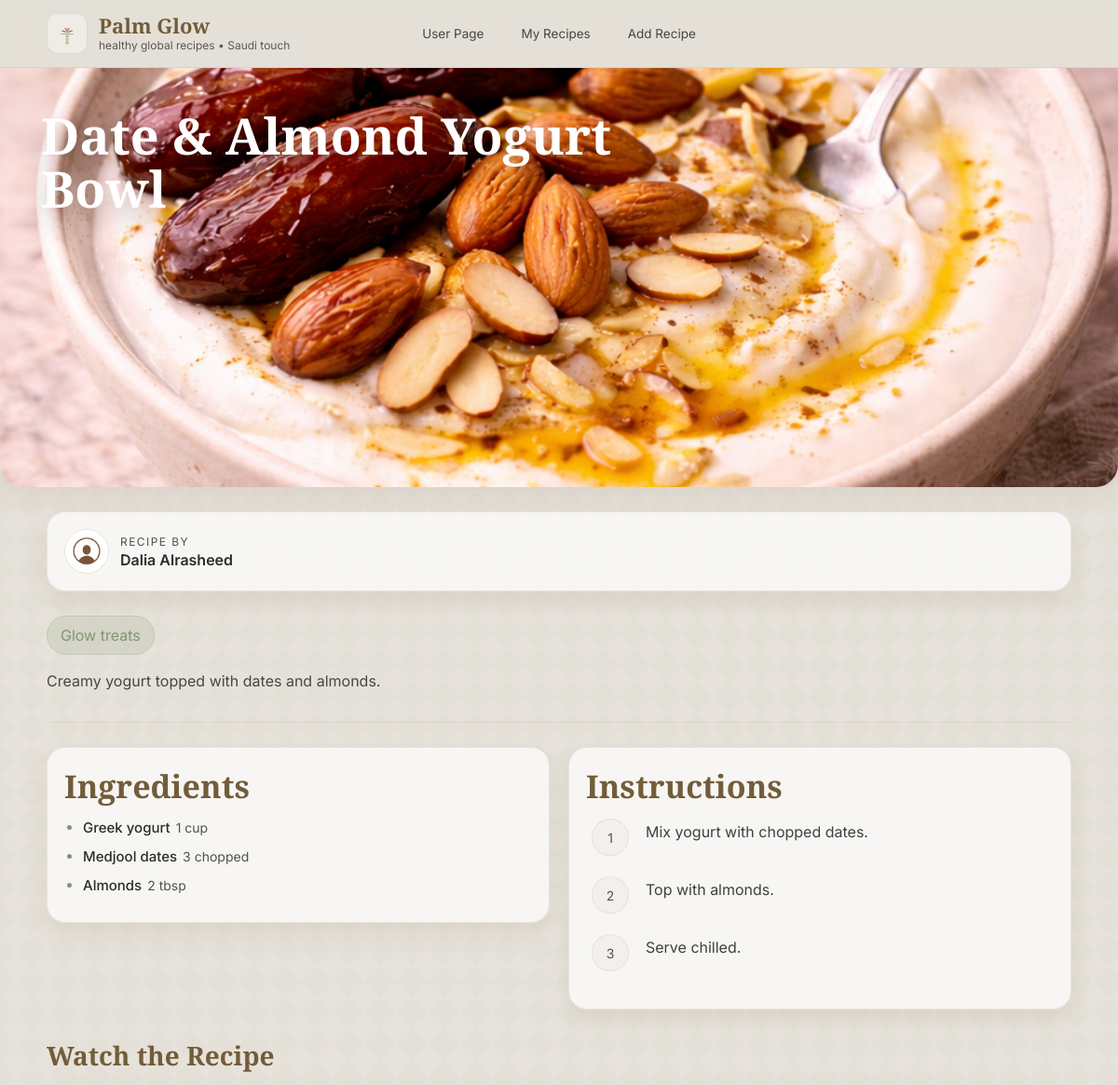
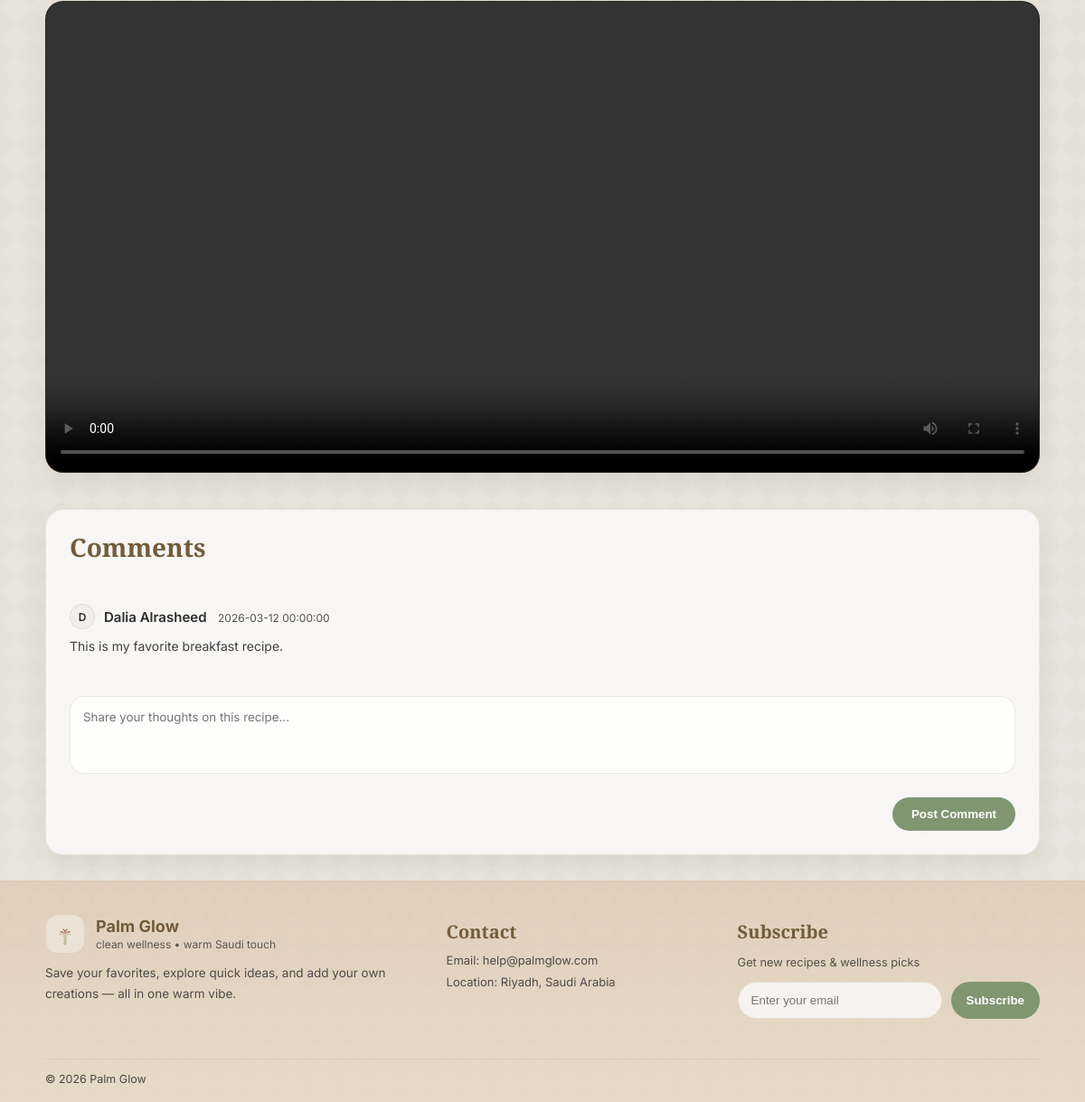
The page /view_recipe.php?id=2 (signed in) on the database its author committed (2 pictures, top to bottom).
### tables this page shows
CREATE TABLE `recipe` (
  `id` int(11) NOT NULL,
  `userID` int(11) NOT NULL,
  `categoryID` int(11) NOT NULL,
  `NAME` varchar(255) NOT NULL,
  `description` text NOT NULL,
  `photoFileName` varchar(255) NOT NULL,
  `videoFilePath` varchar(255) DEFAULT NULL
);

CREATE TABLE `user` (
  `id` int(11) NOT NULL,
  `userType` enum('user','admin') NOT NULL,
  `firstName` varchar(100) NOT NULL,
  `lastName` varchar(100) NOT NULL,
  `emailAddress` varchar(255) NOT NULL,
  `PASSWORD` varchar(255) NOT NULL,
  `photoFileName` varchar(255) NOT NULL
);

CREATE TABLE `recipecategory` (
  `id` int(11) NOT NULL,
  `categoryName` varchar(100) NOT NULL
);

CREATE TABLE `ingredients` (
  `id` int(11) NOT NULL,
  `recipeID` int(11) NOT NULL,
  `ingredientName` varchar(255) NOT NULL,
  `ingredientQuantity` varchar(255) NOT NULL
);

CREATE TABLE `instructions` (
  `id` int(11) NOT NULL,
  `recipeID` int(11) NOT NULL,
  `step` text NOT NULL,
  `stepOrder` int(11) NOT NULL
);

CREATE TABLE `comment` (
  `id` int(11) NOT NULL,
  `recipeID` int(11) NOT NULL,
  `userID` int(11) NOT NULL,
  `COMMENT` text NOT NULL,
  `DATE` datetime NOT NULL DEFAULT CURRENT_TIMESTAMP
);

### view_recipe.php (the view, shortened to what this page needs)
<?php
include 'db_connection.php';
$recipeID = $_GET['id'];
$sqlRecipe = "SELECT Recipe.id, Recipe.userID, Recipe.categoryID,
                     Recipe.NAME AS recipeName,
                     Recipe.description,
                     Recipe.photoFileName,
                     Recipe.videoFilePath,
                     User.firstName, User.lastName,
                     User.photoFileName AS userPhoto,
                     RecipeCategory.categoryName
              FROM Recipe
              JOIN User ON Recipe.userID = User.id
              JOIN RecipeCategory ON Recipe.categoryID = RecipeCategory.id
              WHERE Recipe.id = ?";
$stmtRecipe = $conn->prepare($sqlRecipe);
$stmtRecipe->bind_param("i", $recipeID);
$stmtRecipe->execute();
$resultRecipe = $stmtRecipe->get_result();
$recipe = $resultRecipe->fetch_assoc();
$sqlIngredients = "SELECT * FROM Ingredients WHERE recipeID = ?";
$stmtIngredients = $conn->prepare($sqlIngredients);
$stmtIngredients->bind_param("i", $recipeID);
$stmtIngredients->execute();
$resultIngredients = $stmtIngredients->get_result();
$sqlInstructions = "SELECT * FROM Instructions WHERE recipeID = ? ORDER BY stepOrder ASC";
$stmtInstructions = $conn->prepare($sqlInstructions);
$stmtInstructions->bind_param("i", $recipeID);
$stmtInstructions->execute();
$resultInstructions = $stmtInstructions->get_result();
$sqlComments = "SELECT Comment.id, Comment.recipeID, Comment.userID,
                       Comment.COMMENT AS userComment,
                       Comment.DATE AS commentDate,
                       User.firstName, User.lastName
                FROM Comment
                JOIN User ON Comment.userID = User.id
                WHERE Comment.recipeID = ?
                ORDER BY Comment.DATE DESC";
$stmtComments = $conn->prepare($sqlComments);
$stmtComments->bind_param("i", $recipeID);
$stmtComments->execute();
$resultComments = $stmtComments->get_result();
?>
<!DOCTYPE html>
<html lang="en">
<head>
</head>
<body>
  <header>
    <div class="container nav-wrap">
      <a class="brand" href="index.php">
        <img src="images/palmLogo.png" alt="Palm Glow Logo">
        <div>
          <div class="name">Palm Glow</div>
          <div class="tag">healthy global recipes • Saudi touch</div>
        </div>
      </a>
      <nav>
        <a class="nav-link" href="user.php">User Page</a>
        <a class="nav-link" href="myRecipes.php">My Recipes</a>
        <a class="nav-link" href="addRecipe.php">Add Recipe</a>
      </nav>
    </div>
  </header>
  <section class="viewRecipe_header">
    <img class="viewRecipe_headerImg" src="images/<?php echo $recipe['photoFileName']; ?>" alt="Recipe cover">
    <div class="viewRecipe_headerTitle">
      <h1><?php echo $recipe['recipeName']; ?></h1>
    </div>
  </section>
  <main>
    <section class="viewRecipe_metaCard">
      <div class="viewRecipe_author">
        <img class="viewRecipe_avatar" src="images/<?php echo $recipe['userPhoto']; ?>" alt="Author">
        <div>
          <small>Recipe by</small>
          <strong><?php echo $recipe['firstName'] . " " . $recipe['lastName']; ?></strong>
        </div>
      </div>
    </section>
    <div class="viewRecipe_buttons categories">
      <div class="viewRecipe_btn info"><?php echo $recipe['categoryName']; ?></div>
    </div>
    <p class="viewRecipe_description">
      <?php echo $recipe['description']; ?>
    </p>
    <section class="viewRecipe_2Cards">
      <div class="viewRecipe_metaCard ingredients">
        <h2>Ingredients</h2>
        <ul>
          <?php while ($ingredient = $resultIngredients->fetch_assoc()) { ?>
            <li><?php echo $ingredient['ingredientName']; ?><span><?php echo $ingredient['ingredientQuantity']; ?></span></li>
          <?php } ?>
        </ul>
      </div>
      <div class="viewRecipe_metaCard ingredients instructions">
        <h2>Instructions</h2>
        <ol>
          <?php while ($instruction = $resultInstructions->fetch_assoc()) { ?>
            <li>
              <span class="stepNum"><?php echo $instruction['stepOrder']; ?></span>
              <p><?php echo $instruction['step']; ?></p>
            </li>
          <?php } ?>
        </ol>
      </div>
    </section>
    <?php if (!empty($recipe['videoFilePath'])) { ?>
    <section class="viewRecipe_section">
      <h3>Watch the Recipe</h3>
      <div class="viewRecipe_videoWrap">
        <video controls>
            <source src="videos/<?php echo $recipe['videoFilePath']; ?>" type="video/mp4">        </video>
      </div>
    </section>
    <?php } ?>
    <section class="viewRecipe_section viewRecipe_commentsCard">
      <div class="viewRecipe_commentsHead">
        <h3 id="commentTitle">Comments</h3>
      </div>
      <ul class="viewRecipe_commentList">
        <?php
        if ($resultComments->num_rows > 0) {
            while ($comment = $resultComments->fetch_assoc()) {
                $initial = strtoupper(substr($comment['firstName'], 0, 1));
        ?>
        <li class="viewRecipe_comment">
          <div class="viewRecipe_commentTop">
            <div class="viewRecipe_badge"><?php echo $initial; ?></div>
            <div>
              <b><?php echo $comment['firstName'] . " " . $comment['lastName']; ?></b>
              <small><?php echo $comment['commentDate']; ?></small>
            </div>
          </div>
          <p><?php echo $comment['userComment']; ?></p>
        </li>
        <?php
            }
        } else {
            echo '<li class="viewRecipe_comment"><p>No comments yet.</p></li>';
        }
        ?>
      </ul>
      <form class="viewRecipe_commentForm" action="add_comment.php" method="post">
        <textarea name="comment" placeholder="Share your thoughts on this recipe..." required></textarea>
        <div class="viewRecipe_row">
          <button class="viewRecipe_postBtn" type="submit">Post Comment</button>
        </div>
      </form>
    </section>
  </main>
  <footer class="footer">
    <div class="container footer-grid">
      <div class="footer-about">
        <div class="footer-brand">
          <img src="images/palmLogo.png" alt="Palm Glow Logo">
          <div>
            <b>Palm Glow</b>
            <div class="footer-mini">clean wellness • warm Saudi touch</div>
          </div>
        </div>
        <p class="footer-text">
          Save your favorites, explore quick ideas, and add your own creations — all in one warm vibe.
        </p>
      </div>
      <div class="footer-col">
        <h4>Contact</h4>
        <div class="footer-links">
          <span>Email: help@palmglow.com</span>
          <span>Location: Riyadh, Saudi Arabia</span>
        </div>
      </div>
      <div class="footer-col">
        <h4>Subscribe</h4>
        <p class="footer-text small">Get new recipes & wellness picks</p>
        <form class="subscribe" id="subscribeForm">
          <input type="email" id="subEmail" placeholder="Enter your email" required>
          <button type="submit">Subscribe</button>
        </form>
        <div class="sub-note" id="subNote" aria-live="polite"></div>
      </div>
    </div>
    <div class="container footer-bottom">
      <span>© 2026 Palm Glow</span>
    </div>
  </footer>
</body>
</html>

### rows shown on the page
recipe: photoFileName (picture), NAME "Date & Almond Yogurt Bowl", userID.photoFileName (placeholder picture), userID.firstName "Dalia", userID.lastName "Alrasheed", categoryID.categoryName "Glow treats", description "Creamy yogurt topped with dates and almonds."
ingredients: ingredientName "Greek yogurt", ingredientQuantity "1 cup"
ingredients: ingredientName "Medjool dates", ingredientQuantity "3 chopped"
ingredients: ingredientName "Almonds", ingredientQuantity "2 tbsp"
instructions: stepOrder "1", step "Mix yogurt with chopped dates."
instructions: stepOrder "2", step "Top with almonds."
instructions: stepOrder "3", step "Serve chilled."
comment: userID.firstName "D", userID.firstName "Dalia", userID.lastName "Alrasheed", DATE "2026-03-12 00:00:00", COMMENT "This is my favorite breakfast recipe."
